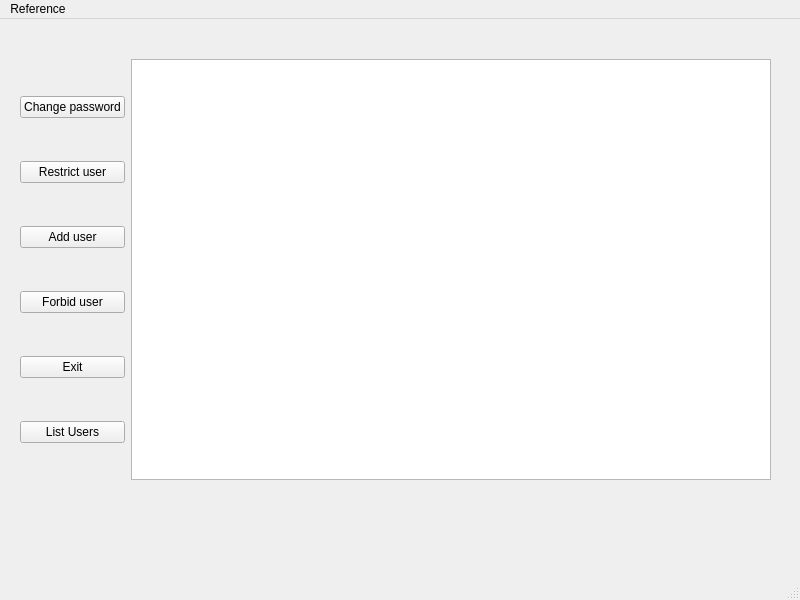
<?xml version="1.0" encoding="UTF-8"?>
<ui version="4.0">
 <class>MainScreen_admin</class>
 <widget class="QMainWindow" name="MainScreen_admin">
  <property name="geometry">
   <rect>
    <x>0</x>
    <y>0</y>
    <width>800</width>
    <height>600</height>
   </rect>
  </property>
  <property name="windowTitle">
   <string>Admin</string>
  </property>
  <widget class="QWidget" name="centralwidget">
   <widget class="QWidget" name="layoutWidget">
    <property name="geometry">
     <rect>
      <x>20</x>
      <y>40</y>
      <width>751</width>
      <height>421</height>
     </rect>
    </property>
    <layout class="QHBoxLayout" name="horizontalLayout">
     <item>
      <layout class="QVBoxLayout" name="verticalLayout">
       <item>
        <widget class="QPushButton" name="adm_changePassword">
         <property name="text">
          <string>Change password</string>
         </property>
        </widget>
       </item>
       <item>
        <widget class="QPushButton" name="restrictButton">
         <property name="text">
          <string>Restrict user</string>
         </property>
        </widget>
       </item>
       <item>
        <widget class="QPushButton" name="addUserButton">
         <property name="text">
          <string>Add user</string>
         </property>
        </widget>
       </item>
       <item>
        <widget class="QPushButton" name="forbidUserButton">
         <property name="text">
          <string>Forbid user</string>
         </property>
        </widget>
       </item>
       <item>
        <widget class="QPushButton" name="exitButton">
         <property name="text">
          <string>Exit</string>
         </property>
        </widget>
       </item>
       <item>
        <widget class="QPushButton" name="listUsersButton">
         <property name="text">
          <string>List Users</string>
         </property>
        </widget>
       </item>
      </layout>
     </item>
     <item>
      <widget class="QListWidget" name="listWidget"/>
     </item>
    </layout>
   </widget>
  </widget>
  <widget class="QMenuBar" name="menubar">
   <property name="geometry">
    <rect>
     <x>0</x>
     <y>0</y>
     <width>800</width>
     <height>22</height>
    </rect>
   </property>
   <widget class="QMenu" name="menuReference">
    <property name="title">
     <string>Reference</string>
    </property>
    <addaction name="actionAbout"/>
   </widget>
   <addaction name="menuReference"/>
  </widget>
  <widget class="QStatusBar" name="statusbar"/>
  <action name="actionChange_password">
   <property name="text">
    <string>Change password</string>
   </property>
  </action>
  <action name="actionRestrict_user">
   <property name="text">
    <string>Restrict user</string>
   </property>
  </action>
  <action name="actionForbid_user">
   <property name="text">
    <string>Forbid user</string>
   </property>
  </action>
  <action name="actionExit">
   <property name="text">
    <string>Exit</string>
   </property>
  </action>
  <action name="actionAbout">
   <property name="text">
    <string>About</string>
   </property>
  </action>
  <action name="actionAdd_User">
   <property name="text">
    <string>Add User</string>
   </property>
  </action>
 </widget>
 <resources/>
 <connections/>
</ui>
